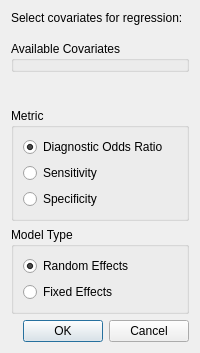
<?xml version="1.0" encoding="UTF-8"?>
<ui version="4.0">
 <class>MetaRegressionDialog</class>
 <widget class="QDialog" name="MetaRegressionDialog">
  <property name="geometry"><rect><x>0</x><y>0</y><width>0</width><height>0</height></rect></property>
  <property name="windowTitle">
   <string>Select Covariates</string>
  </property>
  <property name="windowIcon">
   <iconset>
    <normaloff>:/misc/meta.png</normaloff>:/misc/meta.png</iconset>
  </property>
  <layout class="QVBoxLayout" name="verticalLayout">
   <item>
    <widget class="QScrollArea" name="content_scroll_area">
     <property name="frameShape"><enum>QFrame::NoFrame</enum></property>
     <property name="widgetResizable"><bool>true</bool></property>
     <widget class="QWidget" name="content_scroll_area_widget">
      <layout class="QVBoxLayout" name="content_scroll_layout">
       <property name="leftMargin"><number>0</number></property>
       <property name="topMargin"><number>0</number></property>
       <property name="rightMargin"><number>0</number></property>
       <property name="bottomMargin"><number>0</number></property>
       <item>
    <widget class="QLabel" name="label">
     <property name="text">
      <string>Select covariates for regression:</string>
     </property>
    </widget>
   </item>
   <item>
    <spacer name="verticalSpacer_2">
     <property name="orientation">
      <enum>Qt::Vertical</enum>
     </property>
     <property name="sizeType">
      <enum>QSizePolicy::Fixed</enum>
     </property>
     <property name="sizeHint" stdset="0">
      <size>
       <width>20</width>
       <height>10</height>
      </size>
     </property>
    </spacer>
   </item>
   <item>
    <widget class="QGroupBox" name="cov_grp_box">
     <property name="title">
      <string>Available Covariates</string>
     </property>
    </widget>
   </item>
   <item>
    <spacer name="verticalSpacer">
     <property name="orientation">
      <enum>Qt::Vertical</enum>
     </property>
     <property name="sizeHint" stdset="0">
      <size>
       <width>20</width>
       <height>30</height>
      </size>
     </property>
    </spacer>
   </item>
   <item>
    <widget class="QGroupBox" name="diagnostic_group_box">
     <property name="title">
      <string>Metric</string>
     </property>
     <layout class="QVBoxLayout" name="verticalLayout_3">
      <item>
       <widget class="QRadioButton" name="dor_radio">
        <property name="text">
         <string>Diagnostic Odds Ratio</string>
        </property>
        <property name="checked">
         <bool>true</bool>
        </property>
       </widget>
      </item>
      <item>
       <widget class="QRadioButton" name="sensitivity_radio">
        <property name="text">
         <string>Sensitivity</string>
        </property>
        <property name="checked">
         <bool>false</bool>
        </property>
       </widget>
      </item>
      <item>
       <widget class="QRadioButton" name="fixed_radio">
        <property name="text">
         <string>Specificity</string>
        </property>
       </widget>
      </item>
     </layout>
    </widget>
   </item>
   <item>
    <widget class="QGroupBox" name="groupBox">
     <property name="title">
      <string>Model Type</string>
     </property>
     <layout class="QVBoxLayout" name="verticalLayout_2">
      <item>
       <widget class="QRadioButton" name="random_effects_radio">
        <property name="text">
         <string>Random Effects</string>
        </property>
        <property name="checked">
         <bool>true</bool>
        </property>
       </widget>
      </item>
      <item>
       <widget class="QRadioButton" name="fixed_effects_radio">
        <property name="text">
         <string>Fixed Effects</string>
        </property>
       </widget>
      </item>
     </layout>
    </widget>
   </item>
       <item><spacer name="content_spacer"><property name="orientation"><enum>Qt::Vertical</enum></property><property name="sizeHint" stdset="0"><size><width>0</width><height>0</height></size></property></spacer></item>
      </layout>
     </widget>
    </widget>
   </item>
   <item>
    <widget class="QDialogButtonBox" name="buttonBox">
     <property name="orientation">
      <enum>Qt::Horizontal</enum>
     </property>
     <property name="standardButtons">
      <set>QDialogButtonBox::Cancel|QDialogButtonBox::Ok</set>
     </property>
    </widget>
   </item>
  </layout>
 </widget>
 <resources>
  <include location="images/icons.qrc"/>
 </resources>
 <connections/>
</ui>
